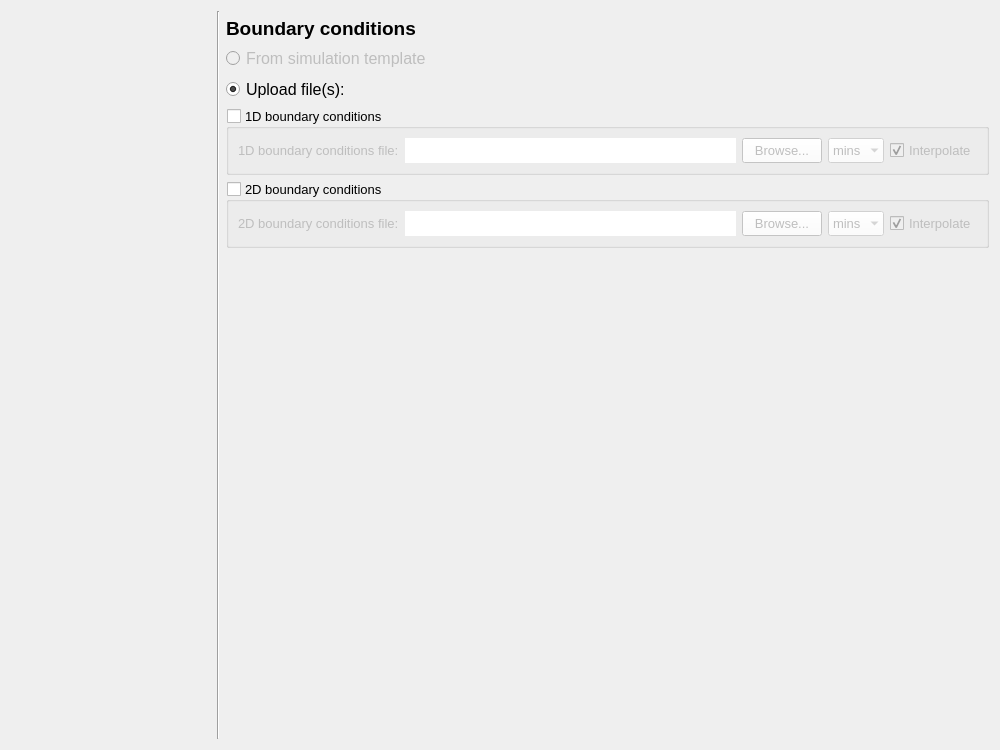
<?xml version="1.0" encoding="UTF-8"?>
<ui version="4.0">
 <class>Form</class>
 <widget class="QWidget" name="Form">
  <property name="geometry">
   <rect>
    <x>0</x>
    <y>0</y>
    <width>1000</width>
    <height>750</height>
   </rect>
  </property>
  <property name="minimumSize">
   <size>
    <width>0</width>
    <height>0</height>
   </size>
  </property>
  <property name="palette">
   <palette>
    <active>
     <colorrole role="Button">
      <brush brushstyle="SolidPattern">
       <color alpha="255">
        <red>255</red>
        <green>255</green>
        <blue>255</blue>
       </color>
      </brush>
     </colorrole>
    </active>
    <inactive>
     <colorrole role="Button">
      <brush brushstyle="SolidPattern">
       <color alpha="255">
        <red>255</red>
        <green>255</green>
        <blue>255</blue>
       </color>
      </brush>
     </colorrole>
    </inactive>
    <disabled>
     <colorrole role="Button">
      <brush brushstyle="SolidPattern">
       <color alpha="255">
        <red>255</red>
        <green>255</green>
        <blue>255</blue>
       </color>
      </brush>
     </colorrole>
    </disabled>
   </palette>
  </property>
  <property name="font">
   <font>
    <family>Segoe UI</family>
    <pointsize>12</pointsize>
   </font>
  </property>
  <property name="windowTitle">
   <string>Form</string>
  </property>
  <layout class="QGridLayout" name="gridLayout">
   <item row="8" column="2">
    <spacer name="horizontalSpacer">
     <property name="orientation">
      <enum>Qt::Horizontal</enum>
     </property>
     <property name="sizeHint" stdset="0">
      <size>
       <width>40</width>
       <height>20</height>
      </size>
     </property>
    </spacer>
   </item>
   <item row="7" column="2">
    <spacer name="verticalSpacer">
     <property name="orientation">
      <enum>Qt::Vertical</enum>
     </property>
     <property name="sizeHint" stdset="0">
      <size>
       <width>20</width>
       <height>40</height>
      </size>
     </property>
    </spacer>
   </item>
   <item row="3" column="2">
    <widget class="QRadioButton" name="rb_upload_file">
     <property name="text">
      <string>Upload file(s):</string>
     </property>
     <property name="checked">
      <bool>true</bool>
     </property>
    </widget>
   </item>
   <item row="2" column="2">
    <widget class="QRadioButton" name="rb_from_template">
     <property name="enabled">
      <bool>false</bool>
     </property>
     <property name="text">
      <string>From simulation template</string>
     </property>
    </widget>
   </item>
   <item row="0" column="0" rowspan="9">
    <widget class="QWidget" name="wizard_steps_widget" native="true">
     <property name="sizePolicy">
      <sizepolicy hsizetype="Preferred" vsizetype="Expanding">
       <horstretch>0</horstretch>
       <verstretch>0</verstretch>
      </sizepolicy>
     </property>
     <property name="minimumSize">
      <size>
       <width>200</width>
       <height>0</height>
      </size>
     </property>
     <property name="maximumSize">
      <size>
       <width>200</width>
       <height>16777215</height>
      </size>
     </property>
     <layout class="QVBoxLayout" name="verticalLayout_2"/>
    </widget>
   </item>
   <item row="4" column="2">
    <widget class="QGroupBox" name="gb_upload_1d">
     <property name="enabled">
      <bool>true</bool>
     </property>
     <property name="font">
      <font>
       <family>Segoe UI</family>
       <pointsize>10</pointsize>
      </font>
     </property>
     <property name="title">
      <string>1D boundary conditions</string>
     </property>
     <property name="checkable">
      <bool>true</bool>
     </property>
     <property name="checked">
      <bool>false</bool>
     </property>
     <layout class="QGridLayout" name="gridLayout_3">
      <item row="0" column="0">
       <layout class="QGridLayout" name="gridLayout_5">
        <property name="leftMargin">
         <number>0</number>
        </property>
        <property name="bottomMargin">
         <number>0</number>
        </property>
        <item row="0" column="4">
         <widget class="QCheckBox" name="cb_interpolate_bc_1d">
          <property name="minimumSize">
           <size>
            <width>14</width>
            <height>14</height>
           </size>
          </property>
          <property name="maximumSize">
           <size>
            <width>16777215</width>
            <height>16777215</height>
           </size>
          </property>
          <property name="font">
           <font>
            <family>Segoe UI</family>
            <pointsize>10</pointsize>
           </font>
          </property>
          <property name="layoutDirection">
           <enum>Qt::LeftToRight</enum>
          </property>
          <property name="text">
           <string>Interpolate</string>
          </property>
          <property name="checked">
           <bool>true</bool>
          </property>
         </widget>
        </item>
        <item row="0" column="1">
         <widget class="QLineEdit" name="file_bc_1d_upload">
          <property name="minimumSize">
           <size>
            <width>0</width>
            <height>25</height>
           </size>
          </property>
          <property name="styleSheet">
           <string notr="true">QLineEdit {background-color: white;}</string>
          </property>
          <property name="frame">
           <bool>false</bool>
          </property>
          <property name="readOnly">
           <bool>true</bool>
          </property>
         </widget>
        </item>
        <item row="0" column="3">
         <widget class="QComboBox" name="cbo_bc_units_1d">
          <property name="sizePolicy">
           <sizepolicy hsizetype="Minimum" vsizetype="Preferred">
            <horstretch>0</horstretch>
            <verstretch>0</verstretch>
           </sizepolicy>
          </property>
          <property name="minimumSize">
           <size>
            <width>55</width>
            <height>25</height>
           </size>
          </property>
          <property name="maximumSize">
           <size>
            <width>16777215</width>
            <height>16777215</height>
           </size>
          </property>
          <property name="font">
           <font>
            <family>Segoe UI</family>
            <pointsize>10</pointsize>
           </font>
          </property>
          <property name="styleSheet">
           <string notr="true">QComboBox {background-color:white; selection-background-color: lightgray;}</string>
          </property>
          <property name="frame">
           <bool>false</bool>
          </property>
          <item>
           <property name="text">
            <string>mins</string>
           </property>
          </item>
          <item>
           <property name="text">
            <string>hrs</string>
           </property>
          </item>
          <item>
           <property name="text">
            <string>s</string>
           </property>
          </item>
         </widget>
        </item>
        <item row="0" column="0">
         <widget class="QLabel" name="label">
          <property name="minimumSize">
           <size>
            <width>0</width>
            <height>25</height>
           </size>
          </property>
          <property name="maximumSize">
           <size>
            <width>16777215</width>
            <height>16777215</height>
           </size>
          </property>
          <property name="font">
           <font>
            <family>Segoe UI</family>
            <pointsize>10</pointsize>
           </font>
          </property>
          <property name="text">
           <string>1D boundary conditions file:</string>
          </property>
         </widget>
        </item>
        <item row="0" column="2">
         <widget class="QPushButton" name="pb_upload_file_bc_1d">
          <property name="sizePolicy">
           <sizepolicy hsizetype="Minimum" vsizetype="Preferred">
            <horstretch>0</horstretch>
            <verstretch>0</verstretch>
           </sizepolicy>
          </property>
          <property name="minimumSize">
           <size>
            <width>0</width>
            <height>25</height>
           </size>
          </property>
          <property name="maximumSize">
           <size>
            <width>16777215</width>
            <height>16777215</height>
           </size>
          </property>
          <property name="font">
           <font>
            <family>Segoe UI</family>
            <pointsize>10</pointsize>
           </font>
          </property>
          <property name="text">
           <string>Browse...</string>
          </property>
         </widget>
        </item>
       </layout>
      </item>
     </layout>
    </widget>
   </item>
   <item row="1" column="2">
    <widget class="QLabel" name="label_3">
     <property name="font">
      <font>
       <family>Segoe UI</family>
       <pointsize>14</pointsize>
       <weight>75</weight>
       <bold>true</bold>
       <underline>false</underline>
      </font>
     </property>
     <property name="text">
      <string>Boundary conditions</string>
     </property>
    </widget>
   </item>
   <item row="0" column="1" rowspan="9">
    <widget class="Line" name="line_2">
     <property name="sizePolicy">
      <sizepolicy hsizetype="Fixed" vsizetype="Expanding">
       <horstretch>0</horstretch>
       <verstretch>0</verstretch>
      </sizepolicy>
     </property>
     <property name="orientation">
      <enum>Qt::Vertical</enum>
     </property>
    </widget>
   </item>
   <item row="5" column="2">
    <widget class="QGroupBox" name="gb_upload_2d">
     <property name="enabled">
      <bool>true</bool>
     </property>
     <property name="font">
      <font>
       <family>Segoe UI</family>
       <pointsize>10</pointsize>
      </font>
     </property>
     <property name="title">
      <string>2D boundary conditions</string>
     </property>
     <property name="checkable">
      <bool>true</bool>
     </property>
     <property name="checked">
      <bool>false</bool>
     </property>
     <layout class="QGridLayout" name="gridLayout_6">
      <item row="0" column="0">
       <layout class="QGridLayout" name="gridLayout_7">
        <property name="bottomMargin">
         <number>0</number>
        </property>
        <item row="0" column="2">
         <widget class="QPushButton" name="pb_upload_file_bc_2d">
          <property name="sizePolicy">
           <sizepolicy hsizetype="Minimum" vsizetype="Preferred">
            <horstretch>0</horstretch>
            <verstretch>0</verstretch>
           </sizepolicy>
          </property>
          <property name="minimumSize">
           <size>
            <width>0</width>
            <height>25</height>
           </size>
          </property>
          <property name="maximumSize">
           <size>
            <width>16777215</width>
            <height>16777215</height>
           </size>
          </property>
          <property name="font">
           <font>
            <family>Segoe UI</family>
            <pointsize>10</pointsize>
           </font>
          </property>
          <property name="text">
           <string>Browse...</string>
          </property>
         </widget>
        </item>
        <item row="0" column="4">
         <widget class="QCheckBox" name="cb_interpolate_bc_2d">
          <property name="minimumSize">
           <size>
            <width>14</width>
            <height>14</height>
           </size>
          </property>
          <property name="maximumSize">
           <size>
            <width>16777215</width>
            <height>16777215</height>
           </size>
          </property>
          <property name="font">
           <font>
            <family>Segoe UI</family>
            <pointsize>10</pointsize>
           </font>
          </property>
          <property name="layoutDirection">
           <enum>Qt::LeftToRight</enum>
          </property>
          <property name="text">
           <string>Interpolate</string>
          </property>
          <property name="checked">
           <bool>true</bool>
          </property>
         </widget>
        </item>
        <item row="0" column="0">
         <widget class="QLabel" name="label_4">
          <property name="minimumSize">
           <size>
            <width>0</width>
            <height>25</height>
           </size>
          </property>
          <property name="maximumSize">
           <size>
            <width>16777215</width>
            <height>16777215</height>
           </size>
          </property>
          <property name="font">
           <font>
            <family>Segoe UI</family>
            <pointsize>10</pointsize>
           </font>
          </property>
          <property name="text">
           <string>2D boundary conditions file:</string>
          </property>
         </widget>
        </item>
        <item row="0" column="3">
         <widget class="QComboBox" name="cbo_bc_units_2d">
          <property name="sizePolicy">
           <sizepolicy hsizetype="Minimum" vsizetype="Preferred">
            <horstretch>0</horstretch>
            <verstretch>0</verstretch>
           </sizepolicy>
          </property>
          <property name="minimumSize">
           <size>
            <width>55</width>
            <height>25</height>
           </size>
          </property>
          <property name="maximumSize">
           <size>
            <width>16777215</width>
            <height>16777215</height>
           </size>
          </property>
          <property name="font">
           <font>
            <family>Segoe UI</family>
            <pointsize>10</pointsize>
           </font>
          </property>
          <property name="styleSheet">
           <string notr="true">QComboBox {background-color:white; selection-background-color: lightgray;}</string>
          </property>
          <property name="frame">
           <bool>false</bool>
          </property>
          <item>
           <property name="text">
            <string>mins</string>
           </property>
          </item>
          <item>
           <property name="text">
            <string>hrs</string>
           </property>
          </item>
          <item>
           <property name="text">
            <string>s</string>
           </property>
          </item>
         </widget>
        </item>
        <item row="0" column="1">
         <widget class="QLineEdit" name="file_bc_2d_upload">
          <property name="minimumSize">
           <size>
            <width>0</width>
            <height>25</height>
           </size>
          </property>
          <property name="styleSheet">
           <string notr="true">QLineEdit {background-color: white;}</string>
          </property>
          <property name="frame">
           <bool>false</bool>
          </property>
          <property name="readOnly">
           <bool>true</bool>
          </property>
         </widget>
        </item>
       </layout>
      </item>
     </layout>
    </widget>
   </item>
  </layout>
 </widget>
 <tabstops>
  <tabstop>rb_from_template</tabstop>
  <tabstop>rb_upload_file</tabstop>
  <tabstop>gb_upload_1d</tabstop>
  <tabstop>file_bc_1d_upload</tabstop>
  <tabstop>pb_upload_file_bc_1d</tabstop>
  <tabstop>cbo_bc_units_1d</tabstop>
  <tabstop>cb_interpolate_bc_1d</tabstop>
  <tabstop>gb_upload_2d</tabstop>
  <tabstop>file_bc_2d_upload</tabstop>
  <tabstop>pb_upload_file_bc_2d</tabstop>
  <tabstop>cbo_bc_units_2d</tabstop>
  <tabstop>cb_interpolate_bc_2d</tabstop>
 </tabstops>
 <resources/>
 <connections/>
</ui>
